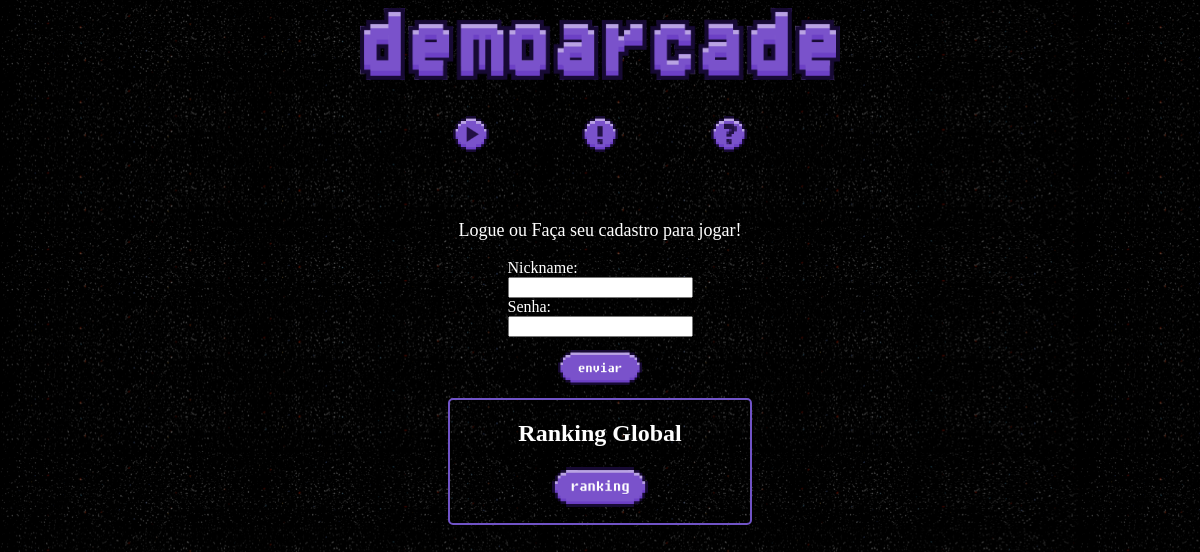
The app's page /, older data.
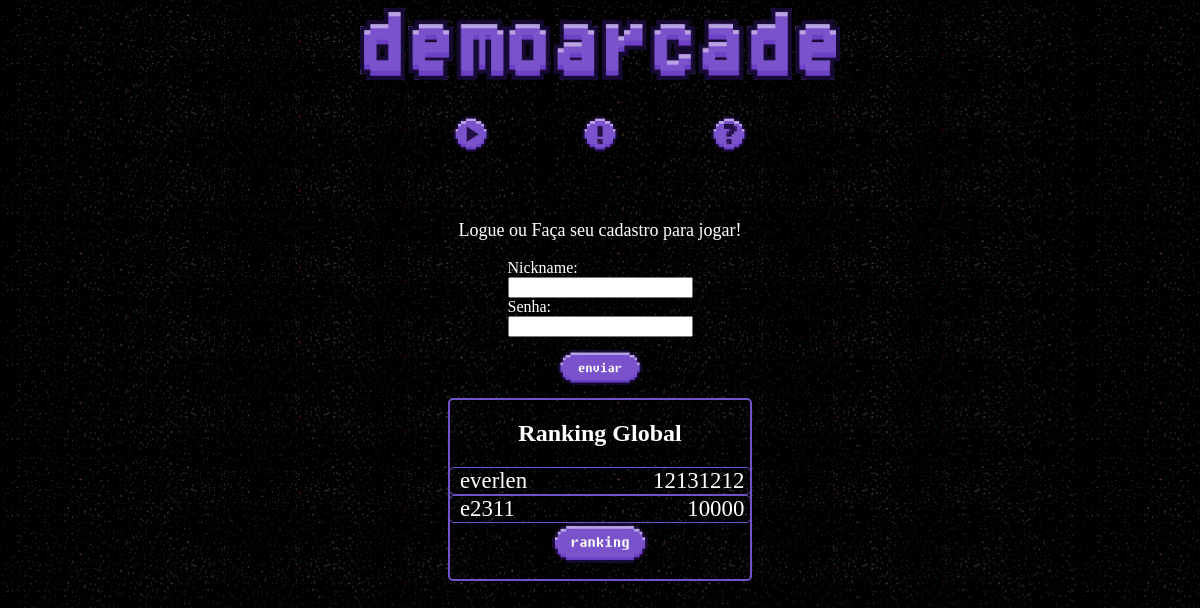
The same page, newer data.
### website/models.py (models this page shows, shortened)
class pontuacao(models.Model):
    player = models.ForeignKey(player, on_delete=models.CASCADE)
    pontuacao = models.IntegerField()

class player(models.Model):
    nickname = models.CharField(max_length=10)
    senha = models.CharField(max_length=20)

### website/views.py (the view, shortened to what this page needs)
# urls.py: path('', views_site.Mostrar_home),
def Mostrar_home (request):
    form = playerForm(request.POST or None)
    list_ranking = pontuacao.objects.filter().order_by('pontuacao').reverse()
    context = {
        'formulary': form,
        'list_ranking': list_ranking,
    }
    return render (request, 'home.html', context)

### website/forms.py
class playerForm(forms.ModelForm):
    nickname = forms.CharField(widget=forms.TextInput(
        attrs={
            'class': 'form'
        }
    ))
    senha = forms.CharField(widget=forms.PasswordInput(
        attrs={
            'class': 'form'
        }
    ))
    class Meta:
        model = player
        fields = [
            'nickname',
            'senha',
        ]

### website/templates/home.html (shortened to what this page needs)
{% load static %}
<!DOCTYPE html>
<html lang="pt-br">
<head>
    <link rel="stylesheet" href="{% static 'style.css' %}">
    <link href="{% static 'fonts/FSEX300.ttf' %}" rel="stylesheet">
</head>
<body>
        <section class="home">
            <div id="logohome">
                <img src="{% static 'Img_template/demoarcade.png' %}" alt="demoarcade"></body>
            <div class ="home_icons">
                <a href="/game" id="home_icon_play"><img src="{% static 'Img_template/playicon.png' %}" title= "Clique aqui para jogar">
                </a>
                <a href="/sobre" id="home_icon_about"><img src="{% static 'Img_template/abouticon.png' %}" alt="Ícone do sobre">
                </a>
                <a href="/instrucoes" id="home_icon_help"><img src="{% static 'Img_template/howtoplayicon.png' %}" alt="Ícone das instruções">
                <p id="mostrar_help">ajuda</p></a>
                </div>
        <div class="cadastro">
        <p>Logue ou Faça seu cadastro para jogar!</p>
        </div>
        <div class="form">
            {% if formulary %}
            <form method="POST">
            {{formulary}}
            <div id="button">
                <button>
                    <img src="{% static 'Img_template/enviar.png' %}">
                </button>
            </div>
            </form>
            {% endif %}
        </div>
        <div class="score">
            <section>
                <div class = "titulo_ranking_home"><h1>Ranking Global</h1></div>
                {% for item in list_ranking %}
                <div class="container_rank">
                        <div class = "div_item_rank">
                            <p class = "item_rank_esquerda"> {{ item.player.nickname }}</p>
                            <p> {{ item.pontuacao }} </p>
                        </div>
                    </div>
                {% endfor %}
                    <a href="/ranking" id="ranking"><img src="{% static 'Img_template/ranking.png' %}" alt="Botão de ranking"></a>
            </section>
        </div>
</html>

Row changes from the older to the newer data that the page shows:
added pontuacao: player.nickname "everlen", pontuacao "12131212"
added pontuacao: player.nickname "e2311", pontuacao "10000"
